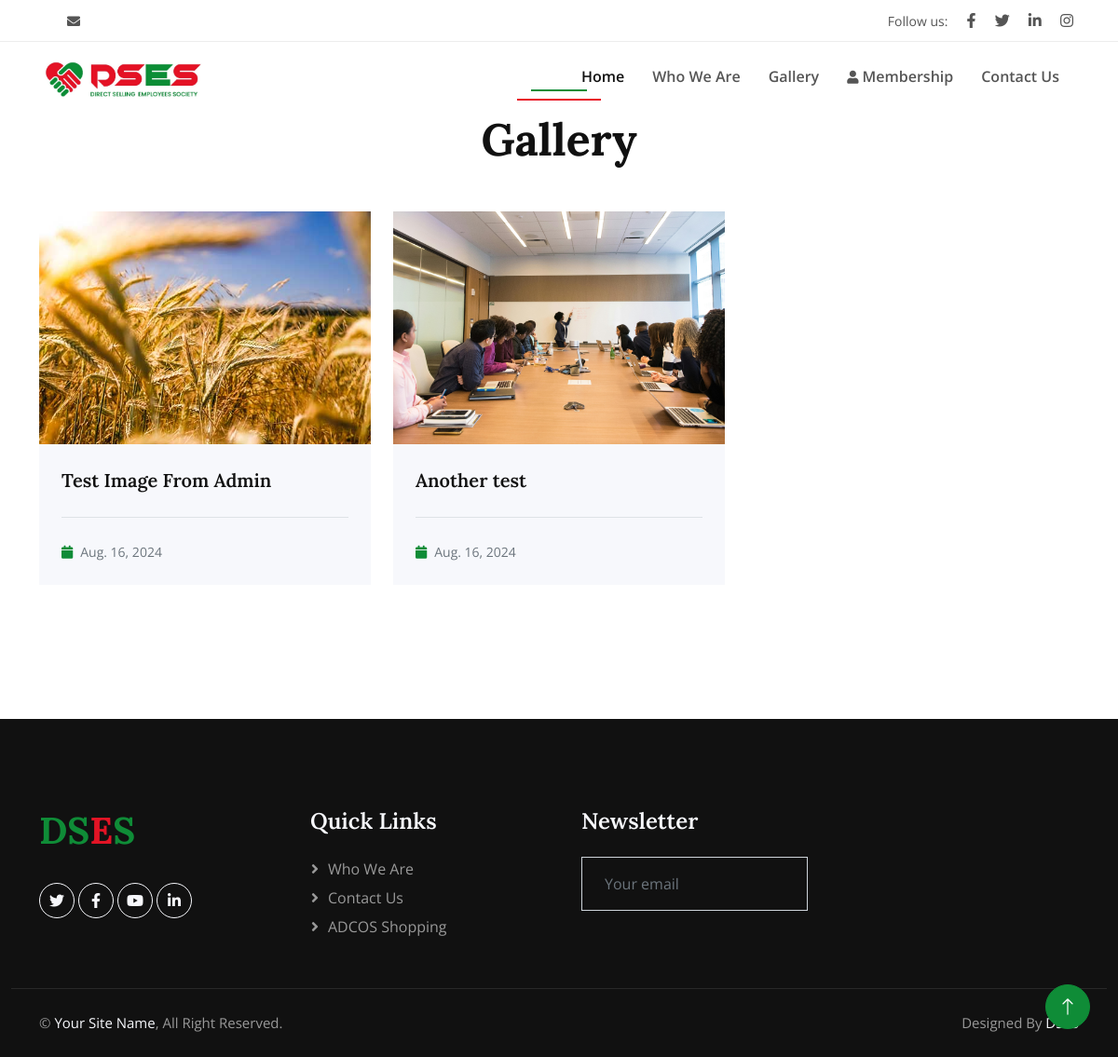
/Gallery, run on the app's committed database.
### Home/models.py (models this page shows)
class GalleryImages(models.Model):
    image_caption = models.CharField(max_length=200)
    image = models.FileField(upload_to='gallery')
    date = models.DateField(auto_now_add=True)

### Home/views.py (the view)
# urls.py: path("Gallery",views.Gallery,name="Gallery"),
def Gallery(request):
    gallery = GalleryImages.objects.all()
    context = {
        "gallery":gallery
    }
    return render(request,"gallery.html",context)

### templates/gallery.html (shortened to what this page needs)
{% extends 'index.html' %}
{% block content%}
 <div class="container-xxl py-6">
    <div class="container">
        <div class="section-header text-center mx-auto mb-5 wow fadeInUp" data-wow-delay="0.1s" style="max-width: 500px;">
            <h1 class="display-5 mb-3">Gallery</h1>
        </div>
        <div class="row g-4">
            {% for item in gallery %}
            <div class="col-lg-4 col-md-6 wow fadeInUp" data-wow-delay="0.1s">
                <img class="img-fluid" src="{{item.image.url}}" id="img-12" alt="">
                <div class="bg-light p-4">
                    <a class="d-block h5 lh-base mb-4" href="">{{item.image_caption}}</a>
                    <div class="text-muted border-top pt-4">
                        <small class="me-3"><i class="fa fa-calendar text-primary me-2"></i>{{item.date}}</small>
                    </div>
                </div>
            </div>
            {% endfor %}
        </div>
    </div>
</div>
{% endblock %}

### static/css/style.css (style rules this page uses)
:root { --primary: #0f8c37; --secondary: #e81123; --light: #F7F8FC; --dark: #111111; }
.py-6 { padding-top: 6rem; padding-bottom: 6rem; }
.section-header { position: relative; padding-top: 25px; }
.section-header::before { position: absolute; content: ""; width: 60px; height: 2px; top: 0; left: 50%; transform: translateX(-50%); background: var(--primary); }
.section-header::after { position: absolute; content: ""; width: 90px; height: 2px; top: 10px; left: 50%; transform: translateX(-50%); background: var(--secondary); }

### templates/gallery.html (style rules this page uses)
#img-12 { width: 100%; height: 250px; object-fit: cover; }

### data on the page
GalleryImages: image (picture), image_caption "Test Image From Admin", date "Aug. 16, 2024"
GalleryImages: image (picture), image_caption "Another test", date "Aug. 16, 2024"
